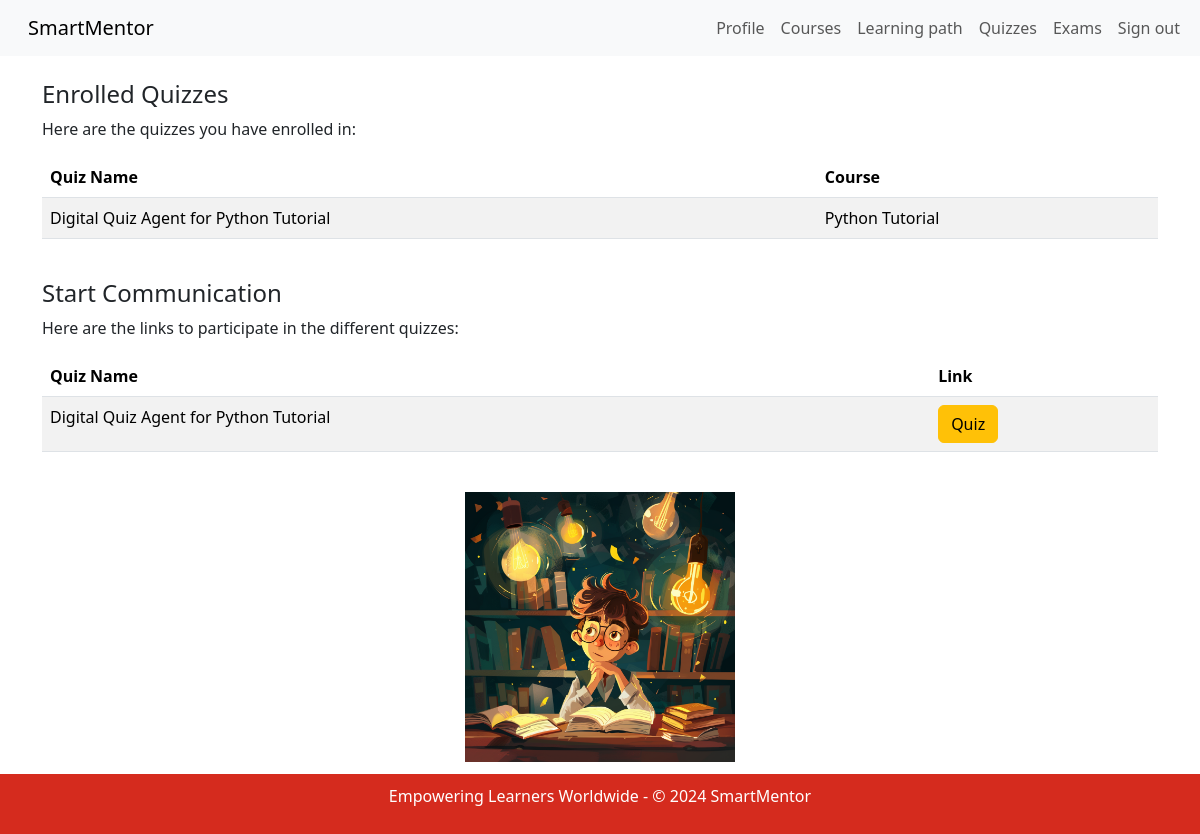
/student/quiz (signed in), run on an earlier commit of the app's database.
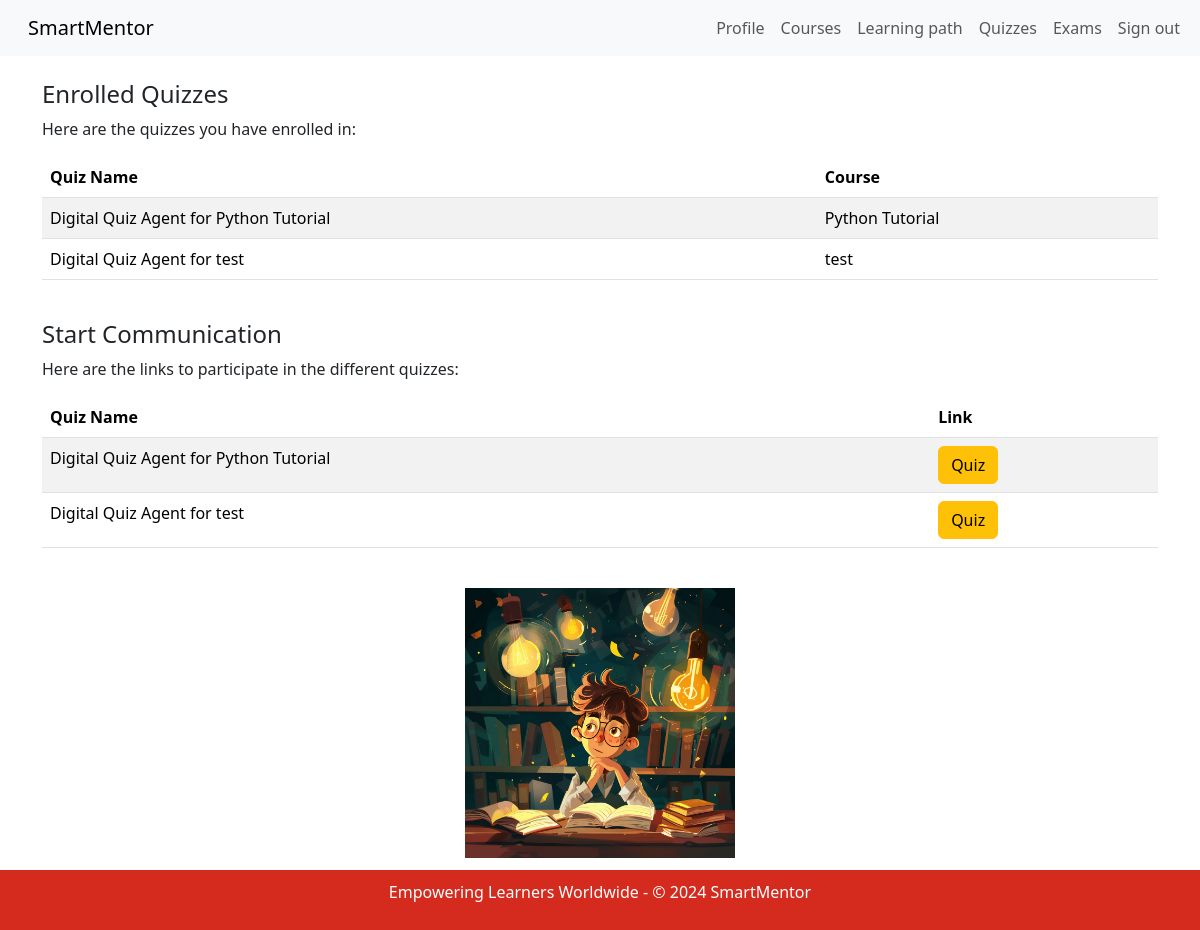
And on a later commit of the database.
### app/models.py (models this page shows, shortened)
class Quiz(models.Model):
    course = models.ForeignKey(Course, on_delete=models.CASCADE, null=True)
    name = models.CharField(max_length=255)
    teacher = models.ForeignKey(Teacher, on_delete=models.CASCADE, related_name='quizzes', default=1)

class Course(models.Model):
    name = models.CharField(max_length=50, default='course')
    description = models.CharField(max_length=200, default='Default description')
    pdfs = models.ManyToManyField(PDF, blank=True, related_name='courses')
    time_created = models.DateTimeField(auto_now_add=True, null=True)
    teacher = models.ForeignKey('Teacher', on_delete=models.CASCADE, related_name='courses', default=Teacher.get_default_teacher)

### app/views.py (the view, shortened to what this page needs)
# urls.py: path('student/quiz', StudentQuizView.as_view(), name='student_quiz'),
class StudentQuizView(LoginRequiredMixin, ListView):
    model = Quiz
    template_name = 'app/student_quiz.html'
    def get_context_data(self, **kwargs):
        context = super().get_context_data(**kwargs)
        if self.request.user.is_authenticated and hasattr(self.request.user, 'profile'):
            student_profile = self.request.user.profile.student
            enrolled_quizzes = student_profile.quizzes.all()
            all_quizzes = Quiz.objects.exclude(id__in=enrolled_quizzes.values_list('id', flat=True))
        else:
            all_quizzes = Quiz.objects.none()
        context['all_quizzes'] = all_quizzes
        context['enrolled_quizzes'] = enrolled_quizzes
        context['form'] = QuizEnrollmentForm(user=self.request.user)
        return context

### app/templates/app/student_quiz.html (shortened to what this page needs)
{% extends "app/base.html" %}
{% block content %}
  {% if user.is_authenticated %}
    {% if user.profile.role == 'student' %}
    <nav class="navbar navbar-expand-lg bg-body-tertiary">
        <div class="container-fluid">
          <a class="navbar-brand" href="/">SmartMentor</a>
          <div class="collapse navbar-collapse" id="navbarSupportedContent">
            <ul class="navbar-nav me-auto mb-2 mb-lg-0">
              <li class="nav-item">
                <a class="nav-link" href="/student/profile">Profile</a>
              </li>
              <li class="nav-item">
                <a class="nav-link" href="/student/courses">Courses</a>
              </li>
              <li class="nav-item">
                <a class="nav-link" href="{% url 'course_learningpath' %}">Learning path</a>
            </li>
            <li class="nav-item">
              <a class="nav-link" href="/student/quiz">Quizzes</a>
            </li>
            <li class="nav-item">
              <a class="nav-link" href="{% url 'course_exam' %}">Exams</a>
          </li>
              <li class="nav-item">
                <form action="{% url 'logout' %}" method="post" style="margin: 0">
                  <button type="submit" class="nav-link" style="background: none; border: none; cursor: pointer;">Sign out</button>
              </form>
              </li>
          </div>
        </div>
      </nav>
    <br>
    {% if enrolled_quizzes %}
    <div class="container-xl">
        <section>
            <h4>Enrolled Quizzes</h4>
            <p>Here are the quizzes you have enrolled in:</p>
            <table class="table table-striped">
                <thead>
                    <tr>
                        <th>Quiz Name</th>
                        <th>Course</th>
                    </tr>
                </thead>
                <tbody>
                    {% for quiz in enrolled_quizzes %}
                        <tr>
                            <td>{{ quiz.name }}</td>
                            <td>{{ quiz.course.name }}</td>
                        </tr>
                    {% endfor %}
                </tbody>
            </table>
        </section>
    </div>
    {% endif %}
    <br>
    {% if enrolled_quizzes %}
    <div class="container-xl">
      <section>
        <h4>Start Communication</h4>
        <p>Here are the links to participate in the different quizzes:</p>
        <table class="table table-striped">
          <thead>
            <tr>
              <th>Quiz Name</th>
              <th>Link</th>
            </tr>
          </thead>
          <tbody>
            {% for quiz in enrolled_quizzes %}
            <tr>
              <td>{{ quiz.name }}</td>
              <td>
                <a href="{% url 'chat_with_quiz' quiz.id %}" target="_blank" class="btn btn-warning">Quiz</a>
            </td>
            </tr>
          {% endfor %}
          </tbody>
        </table>
      </section>
    </div>
{% endif %}
<br>
<div class="container-xl">
  <section>
      <div class="d-flex justify-content-center">
          {% load static %}
          <img src="{% static 'images/quiz_image.jpg' %}" alt="Quiz Image" class="img-fluid quiz-image">
      </div>
  </section>
</div>
<br>
<br>
<br>
{% else %}
    <h1>Access Denied</h1>
    <p>You are not authorized to view this page. Please <a href="{% url 'home' %}">go back</a> to home.</p>
{% endif %}
{% else %}
<h1>Access Denied</h1>
<p>You are not authorized to view this page. Please <a href="{% url 'login' %}">log in</a> to view this page.</p>
{% endif %}
{% endblock %}

What changed in the data, as far as the page shows it:
added Quiz: name "Digital Quiz Agent for test", course.name "test"
